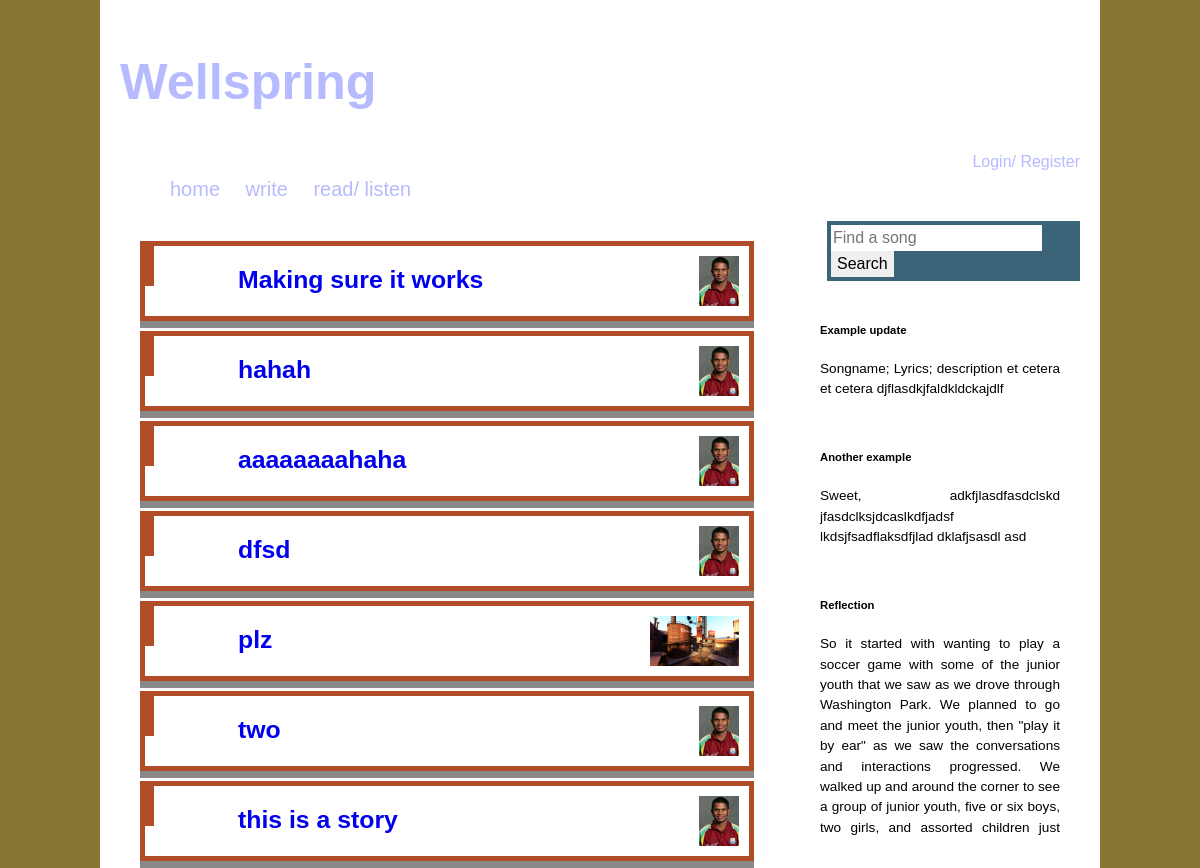
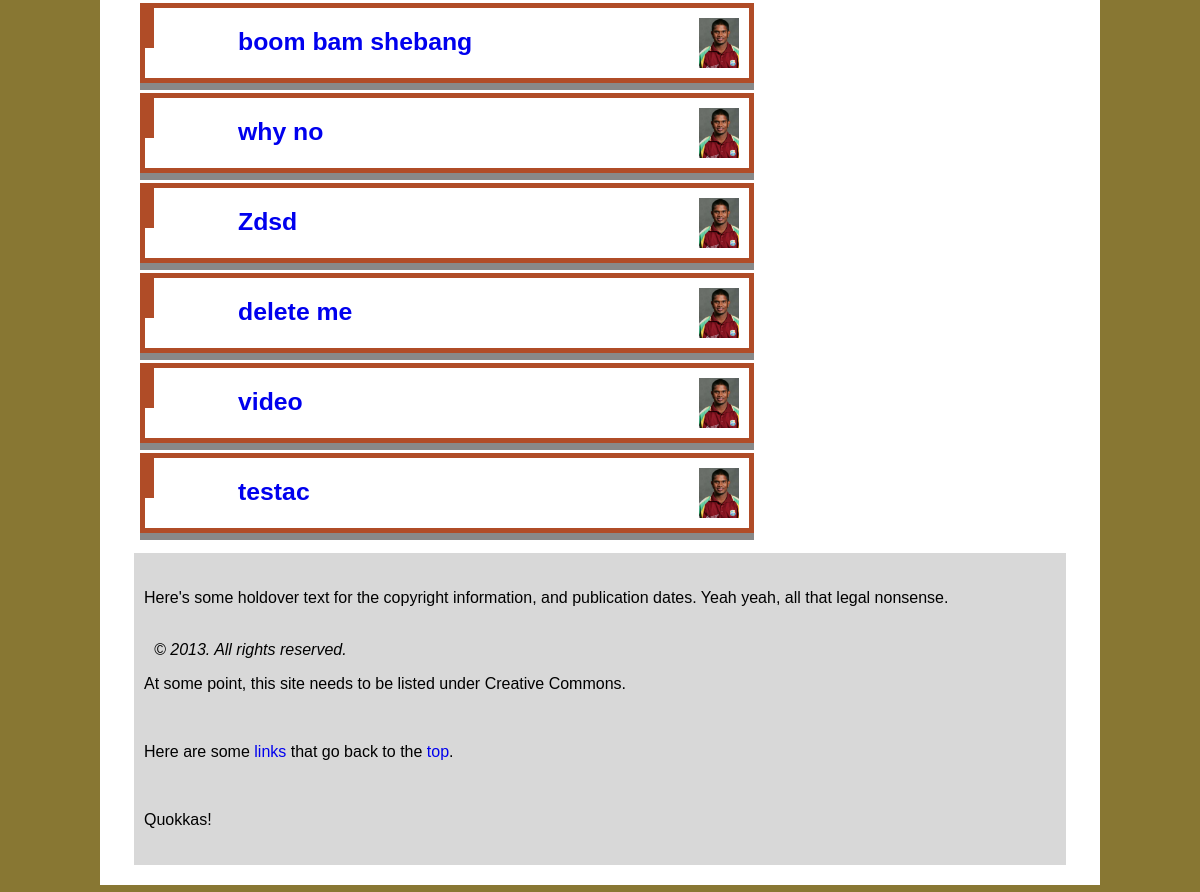
Screenshot of /archive/read.php with the database file from the repository (2 pictures, top to bottom).
### tables this page shows
CREATE TABLE IF NOT EXISTS `songs_meta` (
  `song_id` int(255) unsigned NOT NULL AUTO_INCREMENT,
  `song_name` varchar(100) NOT NULL,
  `user_id` int(255) unsigned NOT NULL DEFAULT '0',
  `lyrics` text NOT NULL,
  `song_desc` text,
  `postdate` datetime NOT NULL,
  `timestamp` timestamp NOT NULL DEFAULT CURRENT_TIMESTAMP ON UPDATE CURRENT_TIMESTAMP,
  PRIMARY KEY (`song_id`),
  UNIQUE KEY `song_name` (`song_name`),
  KEY `user_id` (`user_id`)
);

CREATE TABLE IF NOT EXISTS `media` (
  `media_id` int(255) unsigned NOT NULL AUTO_INCREMENT,
  `song_id` int(255) unsigned NOT NULL,
  `user_id` int(255) unsigned NOT NULL,
  `media_name` varchar(150) NOT NULL,
  `filetype` varchar(10) NOT NULL,
  `timestamp` timestamp NOT NULL DEFAULT CURRENT_TIMESTAMP ON UPDATE CURRENT_TIMESTAMP,
  PRIMARY KEY (`media_id`),
  KEY `song_id` (`song_id`),
  KEY `user_id` (`user_id`)
);

### archive/php/functions.php (called while the page is built, shortened)
<?php
function find_media_type($str){
    $type_img = array("jpg", "bmp", "png");
    $type_vid = array("mov", "wmv", "avi", "mp4");
    $type_aud = array("mp3", "wav");
    if (in_array($str, $type_img)){
        return "img";
    } elseif (in_array($str, $type_vid)){
        return "vid";
    } elseif (in_array($str, $type_aud)){
        return "aud";
    } else {
        return FALSE;
    }
}
?>

### archive/php/readpopulate.php (the view, shortened to what this page needs)
<?php
require_once('connect01.php');
require('functions.php');
$dbs = mysqli_select_db($dbc, "wellspr_test");
if ($dbc == true){
    if ($dbs == true){
        $i = 1;
        $m = 16 ;
        $query = mysqli_query($dbc, "SELECT `song_name`, `song_id`, `song_desc`, `lyrics`, `postdate` FROM songs_meta LIMIT $m");
        $mquery = mysqli_query($dbc, "SELECT `media`.`song_id`, `media`.`media_name`, `media`.`filetype`  FROM `media`,`songs_meta` WHERE (`media`.`song_id` = `songs_meta`.`song_id`) LIMIT $m");
        $finfo = mysqli_fetch_array($mquery, MYSQLI_ASSOC);
        while ($row = mysqli_fetch_array($query, MYSQLI_ASSOC)){
                    echo "<article id=\"$i\" class=\"hide\">\n";
                    echo "<div class=\"clicky\" id=\"clicky$i\"></div>\n";
                    echo "<h4 id=\"title\">";
                        if ($row['song_name']){
                            echo '<a href="song_view.php?song_id='. $row['song_id'] . '">';
                            echo $row['song_name'] . '</a>';
                        } else {
                            echo "No song title!";
                        }
                    echo "</h4>\n";
                    echo "<img src=\"";
                    if (find_media_type($finfo['filetype']) == "img" && $finfo['song_id'] == $row['song_id']){
                        echo "uploads/" . $finfo['media_name'] . "." . $finfo['filetype'] . "\"";
                        echo ">\n";
                    } else {
                        echo "img/noimg.jpg\" />\n";
                    }
                                    echo "<div id=\"stags\"><p>";
                                    echo "</p></div>
                                </article>";
        }
    } else {
        echo "Database selection failure.<br>";
    }
} else {
    echo "Database connection failure.<br>";
}
?>

### archive/read.php (shortened to what this page needs)
<!DOCTYPE html>
<html lang="en-us">
<head>
    <link rel="stylesheet" type="text/css" href="css/main.css">
    <link rel="stylesheet" type="text/css" href="css/read.css">
</head>
<body>
    <div class="page">
        <div id="content">
            <div id="insert">
                <?php include_once('php/readpopulate.php'); ?>
            </div>
        </div>
    <div id="sidebar">
        <?php include_once('incl/updates.php'); ?>
    </div>
    <div id="footer">
    </div>
    </div>
</body>
</html>

### archive/incl/updates.php
<div class="updates">
  <div id="update1">
      <h5>Example update</h5> <p>Songname; Lyrics; description et
      cetera et cetera djflasdkjfaldkldckajdlf</p>
  </div> <div id="update2">
      <h5>Another example</h5> <p>Sweet, adkfjlasdfasdclskd
      jfasdclksjdcaslkdfjadsf lkdsjfsadflaksdfjlad dklafjsasdl asd</p>
  </div> <div id="update3">
      <h5>Reflection</h5> <p>So it started with wanting to play a
      soccer game with some of the junior youth that we saw as we
      drove through Washington Park. We planned to go and meet the
      junior youth, then "play it by ear" as we saw the conversations
      and interactions progressed.
      We walked up and around the corner to see a group of junior youth, five or six
      boys, two girls, and assorted children just hanging around, waiting for
      something to happen. We talked to them a bit, asked how they were doing, etc.,
      and proposed that we played a quick game of soccer in the apartment complex - it
      ended up happening in the field behind them. We started to number off for teams,
      but ran into some troubles when some of the junior youth started to re-arrange
      themselves to be on the same team as their friends. After some talk about
      ensuring that the teams were balanced, and that random numbering helped to
      include everyone in the game without bias towards gender or skill, the junior
      youth abided by the numbering system and started to arrange themselves into
      their teams. We began playing soccer together, and all of the junior youth were
      working quite well together, and we were all having a good time. After a while,
      one of the junior youth remarked that he had lost some money, and we agreed to
      pause play until we found the money. Some time passed, and none of us found the
      money, so one or two of the team members got together with the junior youth and
      asked, "How are we going to get [the junior youth]'s money back?" Someone
      answered to clean up the complex, and see if the managers would be willing to
      pay them the sum that the junior youth had lost in exchange for cleaner
      apartments. We asked for some bags, and some places to begin picking up trash,
      and we set out in smaller teams across the complex, all the while attracting a
      few more junior youth to what we were doing. They were waiting for something to
      do. </p>
  </div>
</div>

### archive/css/main.css (style rules this page uses)
body { text-align: justify; font-family: Arial, sans-serif; background: rgb(136, 119, 51); }
h2 { font-family: Arial, sans-serif; font-size: 3.15em; }
h4 { font-family: Helvetica, sans-serif; font-size: 1.55em; }
a { text-decoration: none; }
ul { list-style: none; font-size: 1.25em; display: inline-block; }
li { display: inline; text-align: left; padding: 10px; }
article { line-height: 1.35em; text-indent: 35px; }
span { font-style: italic; padding-left: 10px; }
img { max-width: 100%; max-height: 100%; }
.page { max-width: 80%; margin: -50px auto; padding: 60px 20px 20px 20px; background: white; }
.updates div { max-height: 250px; overflow: hidden; padding-bottom: 15px; }
#sidebar { display: block; float: right; position: relative; max-width: 25%; padding: 20px; font-size: .85em; line-height: 1.5em; }
#content { width: 850px; max-width: 66%; float: left; }
#footer { position: relative; clear: both; width: 95%; background: rgba(100, 100, 100, .25); padding: 20px 10px; margin: 0 auto; }

### archive/css/read.css (style rules this page uses)
span { display: block; }
#insert { padding: 10px; margin: 0 auto; width: 100%; }
#insert article { position: relative; max-height: 1250px; border: 5px rgb(176, 76, 39) solid; padding: 10px; margin: 10px; }
#insert img { display: inline-block; position: relative; float: right; padding-left: 10px; }
#title { display: inline-block; margin: 13px; }
.clicky { width: 9px; margin: -10px; height: 80%; background: rgb(176, 76, 39); position: relative; float: left; }
.hide { height: 50px; transition-timing-function: ease-out; -webkit-transition: .75s all; -moz-transition: .75s all; -ms-transition: .75s all; -o-transition: .75s all; transition: .75s all; box-shadow: 0 7px 0 #888888; }

### archive/css/header.css (style rules this page uses)
#header { position: relative; }
#header a, #header a:visited { color: rgb(182, 186, 255); }
#header a li, #header a li:visited { color: rgb(182, 186, 255); }
#header ul { width: 350px; padding-top: 5px; }
#login { display: inline; float: right; }
#searchbar { display: inline-block; float: right; clear: both; background: rgb(60, 100, 120); padding: 4px; margin-top: 0; width: 245px; }
#searchbar input { border: none; line-height: 1.5; }

### rows the page displays
songs_meta: song_name "Making sure it works"
songs_meta: song_name "hahah"
songs_meta: song_name "aaaaaaaahaha"
songs_meta: song_name "dfsd"
songs_meta: song_name "plz", media.media_name (picture)
songs_meta: song_name "two"
songs_meta: song_name "this is a story"
songs_meta: song_name "boom bam shebang"
songs_meta: song_name "why no"
songs_meta: song_name "Zdsd"
songs_meta: song_name "delete me"
songs_meta: song_name "video"
songs_meta: song_name "testac"
